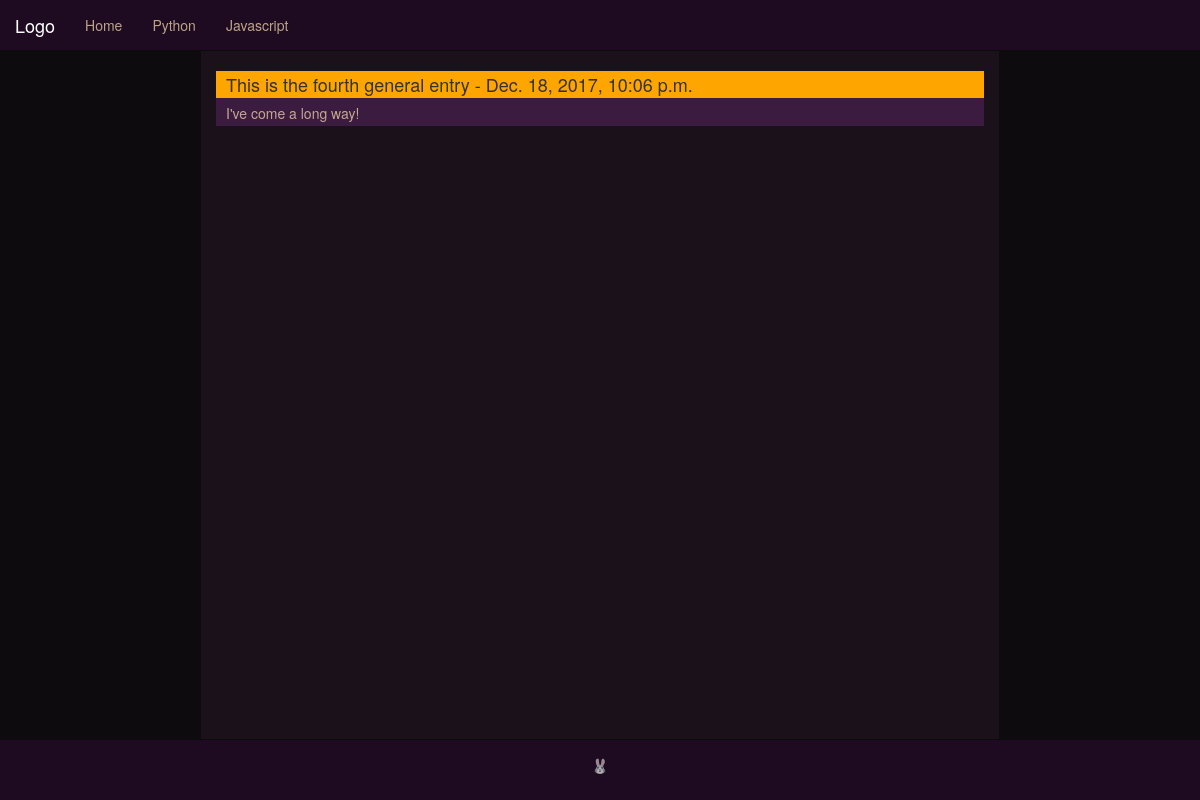
Before: /entries/5/ with the older database file.
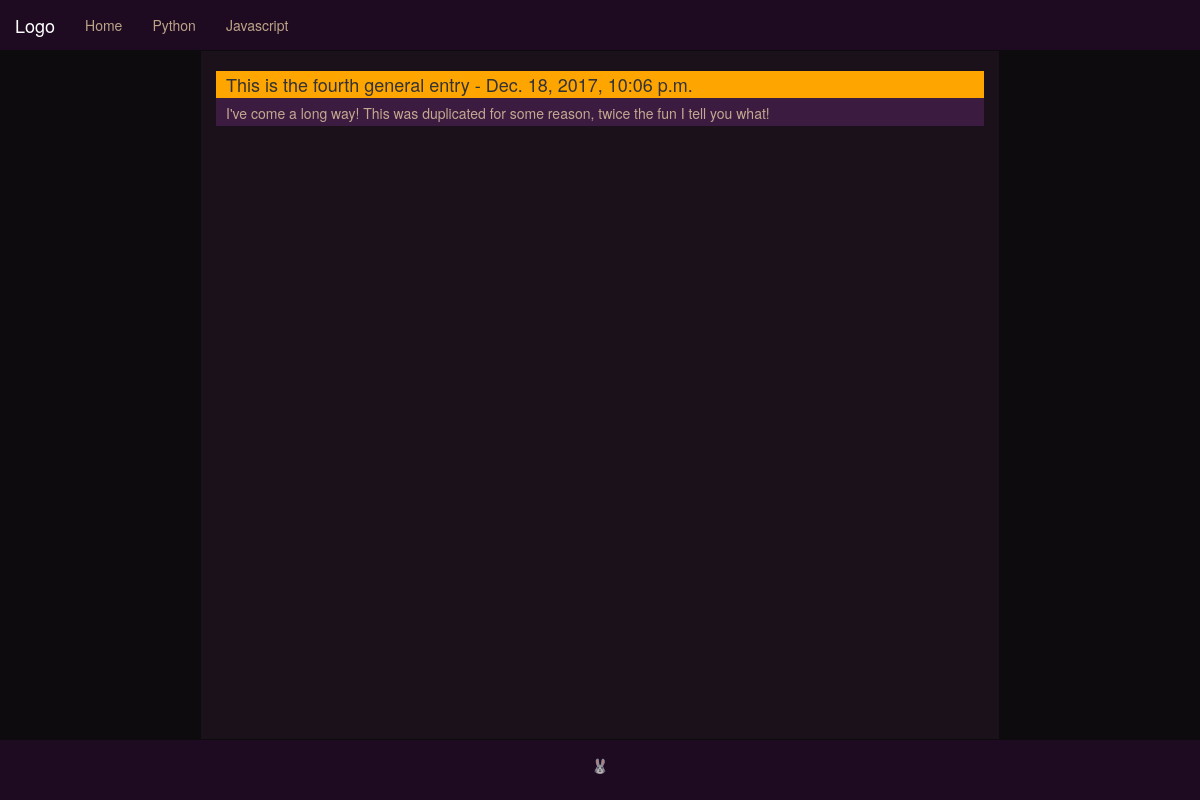
After: the same page with the newer database file.
### main_site/models.py (models this page shows, shortened)
class Entry(models.Model):
    date_added = models.DateTimeField(auto_now_add=True)
    title = models.CharField(max_length=108)
    text = models.TextField()
    class Meta:
        verbose_name_plural = 'entries'

### main_site/views.py (the view)
# urls.py: url(r'^entries/(?P<entry_id>\d+)/$', views.entry, name='entry'),
def entry(request, entry_id):
    entry = Entry.objects.get(id=entry_id)
    context = {'entry':entry}
    return render(request, 'main_site/entry.html', context)

### main_site/templates/main_site/entry.html (shortened to what this page needs)
{% extends "main_site/base.html" %}
{% load bootstrap3 %} {% load static %}
{% block content %}
<head>
</head>
<body>
    <div id = "entry_container">
            <div class = "index_entry">
                <h4> {{ entry.title }} - {{ entry.date_added}} </h4>
                <p>{{ entry.text }}</p>
            </div>
    </div>
</body>
{% endblock content %}

Changed rows visible on the page:
changed Entry "This is the fourth general entry": text "I've come a long way!" → "I've come a long way! This was duplicated for some reason, twice the fun I tell you what!"
